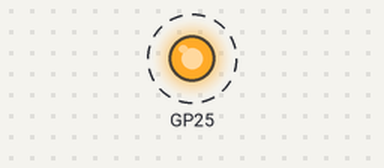
The sketch below on a simulated Raspberry Pi Pico. Parts: output pins drawn as LEDs (lit = HIGH). Dashed ring = blinking. What the sketch prints to the serial monitor is not drawn.

Above: at 0.15 s.
Timing chart, 0 to 3.0 s (numbered marks = the images above):
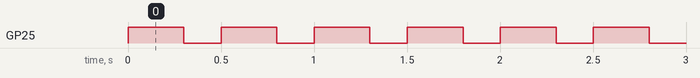

Measured:
- by itself, GP25: alternates HIGH for 0.30 s and LOW for 0.20 s

The sketch:

RP2040-MultiCore.ino
```cpp
// #include <TaskManager.h>

void setup()
{
    Serial.begin(115200);
}

void setup1()
{
    Serial.begin(115200);
    pinMode(25, OUTPUT);
}

void loop()
{
    Serial.println("Hello RP2040 Core1");
    Serial.print("Core1: ");

    delay(100);
    Serial.println(millis());
}

void loop1()
{
    Serial.println("Hello RP2040 Core2");
    Serial.print("Core2: ");


    digitalWrite(25 ,0x01);
    delay(300);
    digitalWrite(25, 0x00);
    delay(200);
    Serial.println(millis());
}
```
